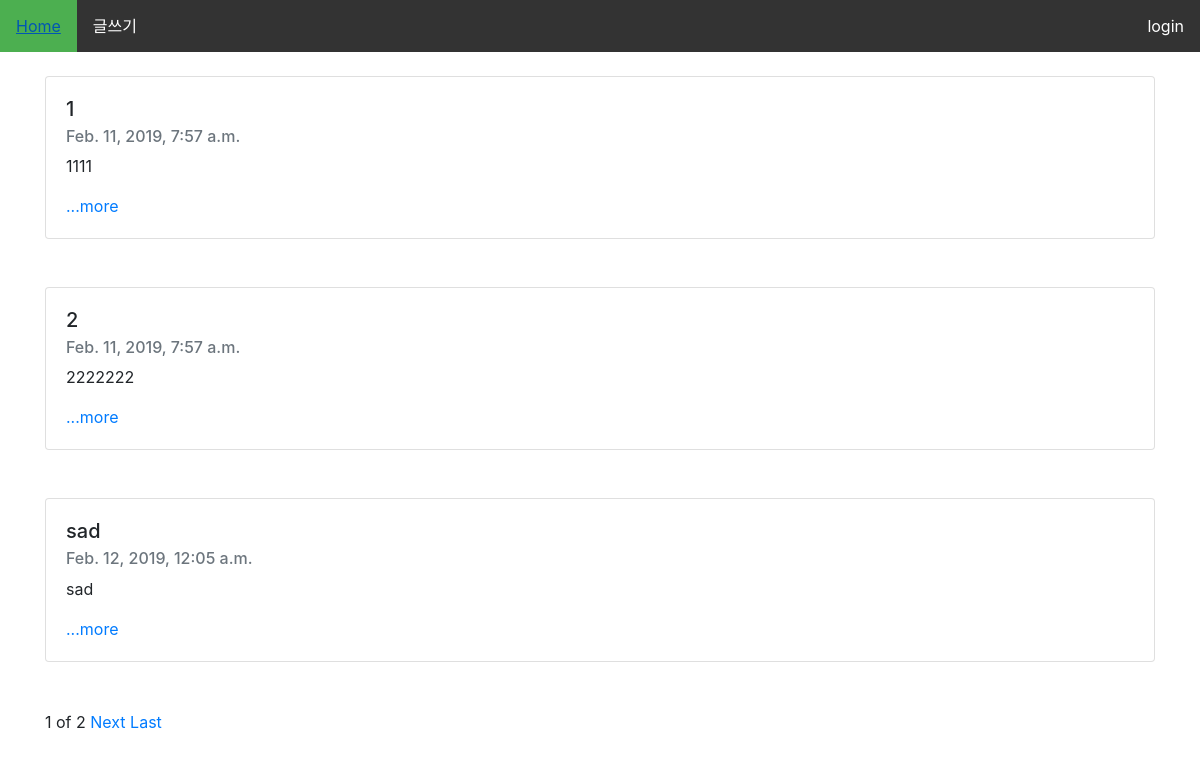
The page / on the database its author committed.
### blogapp/models.py (models this page shows, shortened)
class Blog(models.Model):
    title = models.CharField(max_length=200)
    pub_date = models.DateTimeField('date published')
    body = models.TextField()
    def summary(self):
        return self.body[:100]

### blogapp/views.py (the view)
# urls.py: 2. Add a URL to urlpatterns:  path('', views.home, name='home')
def home(request):
    blogs = Blog.objects #쿼리셋(객체드르이 목록)
    blog_list = Blog.objects.all()
    paginator = Paginator(blog_list, 3)
    page = request.GET.get('page')
    posts= paginator.get_page(page)
    return render(request, 'home.html', {'blogs':blogs, 'posts':posts, 'nbar':'home'})

### blogapp/templates/home.html (shortened to what this page needs)
{% extends 'base.html' %}
{% block contents %}
<br>
              {% for blog in posts %}
              <div class ='container'>
              <div class= "card">
                    <div class="card-body">
                      <h5 class="card-title">{{blog.title}}</h5>
                      <h6 class="card-subtitle mb-2 text-muted">{{blog.pub_date}}</h6>
                      <p class="card-text">{{blog.summary}}</p>
                      <a href= "{% url 'detail' blog.id%}" class="card-link">...more</a>
                    </div>
                  </div>
                  <br><br>
                </div>
              {%endfor%}
<div class="container">
    <span>{{posts.number}}</span>
    <span>of</span>
    <span>{{posts.paginator.num_pages}}</span>
    {%if posts.has_next%}
    <a href="?page={{posts.next_page_number}}">Next</a>
    <a href="?page={{posts.paginator.num_pages}}">Last</a>
    {%endif%}
</div>
{%endblock%}

### blogproject/templates/base.html (shortened to what this page needs)
<!DOCTYPE html>
<html>
<head>
        <link rel="stylesheet" href="https://stackpath.bootstrapcdn.com/bootstrap/4.2.1/css/bootstrap.min.css">
            </head>
            <body>
            <ul>
              <li><a class="{% if nbar == 'home' %}active{% endif %}" href="{%url 'home'%}">Home</a></li>
              <li><a class="{% if nnbar == 'new' %}active{% endif %}" href="{%url 'new'%}">글쓰기</a></li>
              <li style="float:right"> {% if user.is_authenticated %}
              <a href="{% url 'logout' %}">logout</a>
            {% else %}
              <a href="{% url 'login' %}">login</a>
            {% endif %}</li>
            </ul>
{% block contents %}
{% endblock %}
</body>
</html>

### blogproject/templates/base.html (style rules this page uses)
ul { list-style-type: none; margin: 0; padding: 0; overflow: hidden; background-color: #333; }
li { float: left; }
li a { display: block; color: white; text-align: center; padding: 14px 16px; text-decoration: none; }
.active { background-color: #4CAF50; }

### rows shown on the page
Blog: title "1", pub_date "Feb. 11, 2019, 7:57 a.m.", summary "1111"
Blog: title "2", pub_date "Feb. 11, 2019, 7:57 a.m.", summary "2222222"
Blog: title "sad", pub_date "Feb. 12, 2019, 12:05 a.m.", summary "sad"

### other values the page prints
{{ posts.number }} "1"
{{ posts.paginator.num_pages }} "2"
